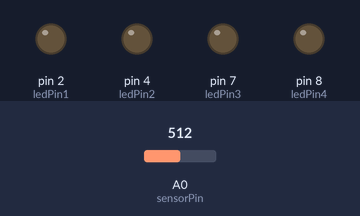
Recording of a sketch running on a simulated Arduino Uno, built with avr-gcc and run on an emulated ATmega328P. Shown: output pins drawn as LEDs (lit = HIGH). The inputs (shaded band) are chosen by the test bench; at power-on: A0 (sensorPin) = 512.

Above: at 1.2 s.
1.3 s: A0 (sensorPin) set to 521
At 2.0 s:
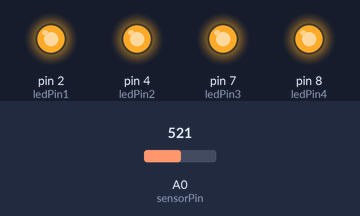
2.8 s: A0 (sensorPin) set to 511
At 3.1 s:
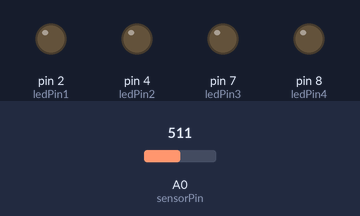
4.3 s: A0 (sensorPin) set to 716
At 5.5 s:
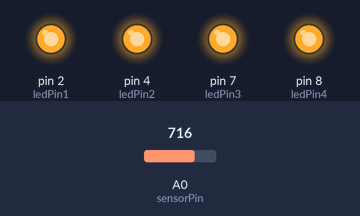
Timing chart, 0 to 7.3 s (numbered marks = the images above; inputs shaded):
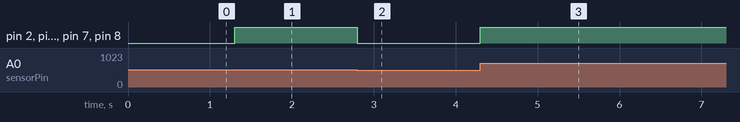

The sketch:

Lab-leds.ino
```cpp
// Pines de los LEDs
const int ledPin1 = 2;
const int ledPin2 = 4;
const int ledPin3 = 7;
const int ledPin4= 8;

// Pin del sensor de luz
const int sensorPin = A0;

// Almacenar los valores del sensor
int sensorValue = 0;

void setup() {
  // Pin del LED son salida
  pinMode(ledPin1, OUTPUT);
  pinMode(ledPin2, OUTPUT);
  pinMode(ledPin3, OUTPUT);
  pinMode(ledPin4, OUTPUT);

  // Pin del sensor es entrada
  pinMode(sensorPin, INPUT);
}

void loop() {
  // Leer el valor del sensor
  sensorValue = analogRead(sensorPin);

  // Si el valor del sensor es mayor que 500, encienda el LED; de lo contrario, apáguelo
  if (sensorValue > 500) {
    // Intensidad de los LEDs
    int intensity = map(sensorValue, 0, 1023, 0, 255);

    // Encender LEDs según intensidad
    analogWrite(ledPin1, intensity);
    analogWrite(ledPin2, intensity);
    analogWrite(ledPin3, intensity);
    analogWrite(ledPin4, intensity);
  } else {
    // Apagar LEDs
    digitalWrite(ledPin1, LOW);
    digitalWrite(ledPin2, LOW);
    digitalWrite(ledPin3, LOW);
    digitalWrite(ledPin4, LOW);
  }
}
```

Measured:
- the behaviour switches between 513 and 514 on A0 (sensorPin) (found by bisection; images 0 and 1)
- after the input at 1.3 s, pin 2 (ledPin1), pin 4 (ledPin2), pin 7 (ledPin3), pin 8 (ledPin4): LOW → HIGH at once
- after the input at 2.8 s, pin 2 (ledPin1), pin 4 (ledPin2), pin 7 (ledPin3), pin 8 (ledPin4): HIGH → LOW at once
- after the input at 4.3 s, pin 2 (ledPin1), pin 4 (ledPin2), pin 7 (ledPin3), pin 8 (ledPin4): LOW → HIGH at once
